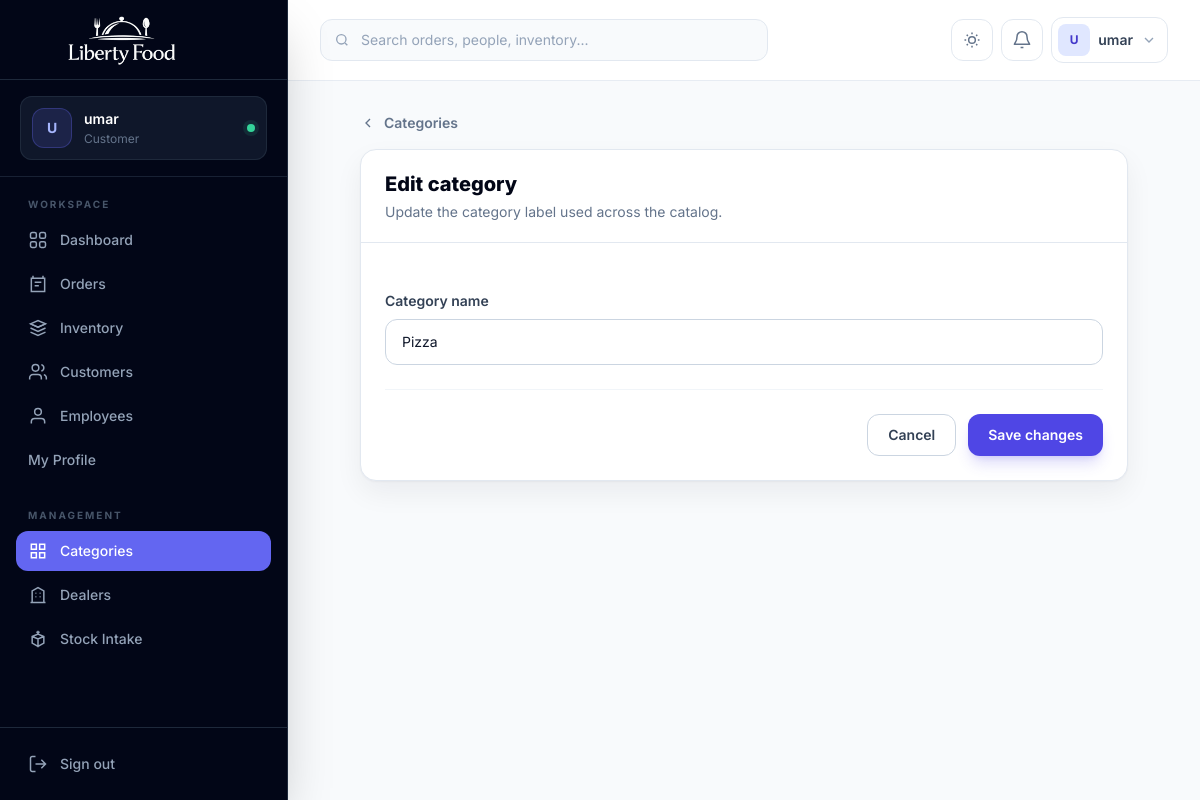
Page /categories/1/edit/ (signed in) on the committed database.
### accounts/models.py (models this page shows, shortened)
class CustomUser(AbstractUser):
    email = models.EmailField(unique=True)
    ROLE_CHOICES = (
        ('admin', 'Admin'),
        ('employee', 'Employee'),
        ('customer', 'Customer'),
    )
    role = models.CharField(
        max_length=20,
        choices=ROLE_CHOICES,
        default='customer'
    )
    phone = models.CharField(
        max_length=15,
        blank=True,
        null=True
    )
    profile_image = models.ImageField(
        upload_to='profiles/',
        blank=True,
        null=True
    )

### core_app/models.py (models this page shows, shortened)
class Category(models.Model):
    name = models.CharField(max_length=200)
    image = models.ImageField(upload_to='categories/', null=True, blank=True)
    status = models.BooleanField(default=True)

### core_app/views.py (the view)
# urls.py: path('categories/<int:pk>/edit/', views.category_edit, name='category_edit'),
@admin_required
def category_edit(request, pk):
    category = get_object_or_404(Category, pk=pk)
    if request.method == "POST":
        category.name = request.POST.get("name")
        category.save()
        return redirect("category_list")
    return render(request, "category_edit.html", {"category": category})

### accounts/decoraters.py (called while the page is built)
def is_admin(user):
    return user.is_authenticated and (user.is_superuser or user.role == "admin")

def role_required(*roles):
    def decorator(view_func):
        @login_required
        @wraps(view_func)
        def wrapper(request, *args, **kwargs):
            if is_admin(request.user) or request.user.role in roles:
                return view_func(request, *args, **kwargs)
            raise PermissionDenied("You do not have permission to access this page.")
        return wrapper
    return decorator

### templates/category_edit.html (shortened to what this page needs)
{% extends "base.html" %}
{% block content %}
<div class="mx-auto max-w-3xl">
  <a href="{% url 'category_list' %}" class="mb-4 inline-flex items-center gap-2 text-sm font-semibold text-slate-500 hover:text-indigo-600 dark:hover:text-indigo-400"><svg class="h-4 w-4" viewBox="0 0 24 24" fill="none" stroke="currentColor" stroke-width="2"><path d="m15 18-6-6 6-6"/></svg> Categories</a>
  <section class="overflow-hidden rounded-2xl border border-slate-200 bg-white shadow-soft dark:border-slate-800 dark:bg-slate-900">
    <div class="border-b border-slate-200 px-6 py-5 dark:border-slate-800"><h1 class="text-xl font-extrabold text-slate-950 dark:text-white">Edit category</h1><p class="mt-1 text-sm text-slate-500">Update the category label used across the catalog.</p></div>
    <form method="POST" class="space-y-6 p-6">
      <div><label for="name" class="mb-2 block text-sm font-semibold text-slate-700 dark:text-slate-200">Category name</label><input type="text" id="name" name="name" value="{{ category.name }}" required class="w-full rounded-xl border border-slate-300 bg-white px-4 py-3 text-sm text-slate-900 outline-none focus:border-indigo-500 focus:ring-4 focus:ring-indigo-500/10 dark:border-slate-700 dark:bg-slate-950 dark:text-white"></div>
      <div class="flex flex-col-reverse gap-3 border-t border-slate-100 pt-6 dark:border-slate-800 sm:flex-row sm:justify-end"><a href="{% url 'category_list' %}" class="inline-flex justify-center rounded-xl border border-slate-300 px-5 py-2.5 text-sm font-semibold text-slate-700 hover:bg-slate-50 dark:border-slate-700 dark:text-slate-200">Cancel</a><button type="submit" class="rounded-xl bg-indigo-600 px-5 py-2.5 text-sm font-semibold text-white shadow-lg shadow-indigo-600/20 hover:bg-indigo-700">Save changes</button></div>
    </form>
  </section>
</div>
{% endblock %}

### templates/base.html (shortened to what this page needs)
{% load static %}
<!DOCTYPE html>
<html lang="en" class="h-full scroll-smooth">
<head>
  <script src="https://cdn.tailwindcss.com"></script>
</head>
<body class="h-full bg-slate-50 font-sans text-slate-700 antialiased dark:bg-slate-950 dark:text-slate-300">
  <aside id="sidebar" class="fixed inset-y-0 left-0 z-50 flex w-72 -translate-x-full flex-col border-r border-slate-800 bg-slate-950 text-slate-300 shadow-2xl transition-transform duration-300 lg:translate-x-0">
    <div class="flex h-20 items-center gap-3 border-b border-slate-800 px-5">
      <a href="{% url 'home' %}" class="block h-16 w-52" aria-label="Liberty Food home">
        <img src="{% static 'liberty-food-logo-cropped.png' %}" alt="Liberty Food" class="h-full w-full object-contain">
      </a>
    </div>
    <div class="border-b border-slate-800/80 px-5 py-4">
      <div class="flex items-center gap-3 rounded-xl bg-slate-900 px-3 py-3 ring-1 ring-inset ring-slate-800">
        {% if request.user.profile_image %}
          <img src="{{ request.user.profile_image.url }}" alt="{{ request.user.username }}" class="h-10 w-10 rounded-xl object-cover ring-2 ring-indigo-500/40">
        {% else %}
          <div class="flex h-10 w-10 items-center justify-center rounded-xl bg-indigo-500/15 text-sm font-bold uppercase text-indigo-300 ring-1 ring-inset ring-indigo-500/30">
            {{ request.user.username|slice:":1" }}
          </div>
        {% endif %}
        <div class="min-w-0">
          <p class="truncate text-sm font-semibold text-white">{{ request.user.get_full_name|default:request.user.username }}</p>
          <p class="mt-0.5 truncate text-xs capitalize text-slate-500">{{ request.user.role|default:"Team member" }}</p>
        </div>
        <span class="ml-auto h-2 w-2 rounded-full bg-emerald-400 ring-4 ring-emerald-400/10" title="Online"></span>
      </div>
    </div>
    <nav class="flex-1 overflow-y-auto px-4 py-5" aria-label="Primary navigation">
      <p class="mb-2 px-3 text-[10px] font-bold uppercase tracking-[.2em] text-slate-600">Workspace</p>
      <div class="space-y-1">
        <a href="{% url 'home' %}" class="nav-link flex items-center gap-3 rounded-xl px-3 py-2.5 text-sm font-medium transition {% if request.resolver_match.url_name == 'home' %}bg-indigo-500 text-white shadow-lg shadow-indigo-950/30{% else %}text-slate-400 hover:bg-slate-900 hover:text-white{% endif %}">
          <svg class="h-5 w-5" viewBox="0 0 24 24" fill="none" stroke="currentColor" stroke-width="1.8"><rect x="3" y="3" width="7" height="7" rx="2"/><rect x="14" y="3" width="7" height="7" rx="2"/><rect x="3" y="14" width="7" height="7" rx="2"/><rect x="14" y="14" width="7" height="7" rx="2"/></svg>
          Dashboard
        </a>
        {% if request.user.role == 'admin' or request.user.is_superuser %}<a href="{% url 'order_list' %}" class="nav-link flex items-center gap-3 rounded-xl px-3 py-2.5 text-sm font-medium transition {% if 'order' in request.resolver_match.url_name %}bg-indigo-500 text-white shadow-lg shadow-indigo-950/30{% else %}text-slate-400 hover:bg-slate-900 hover:text-white{% endif %}">
          <svg class="h-5 w-5" viewBox="0 0 24 24" fill="none" stroke="currentColor" stroke-width="1.8"><path d="M6 2v4M18 2v4M4 5h16v16H4z"/><path d="M8 10h8M8 14h5"/></svg>
          Orders
        </a>
        <a href="{% url 'fooditem_list' %}" class="nav-link flex items-center gap-3 rounded-xl px-3 py-2.5 text-sm font-medium transition {% if 'fooditem' in request.resolver_match.url_name or request.resolver_match.url_name == 'food_quantity' %}bg-indigo-500 text-white shadow-lg shadow-indigo-950/30{% else %}text-slate-400 hover:bg-slate-900 hover:text-white{% endif %}">
          <svg class="h-5 w-5" viewBox="0 0 24 24" fill="none" stroke="currentColor" stroke-width="1.8"><path d="m3 7 9-4 9 4-9 4-9-4Z"/><path d="m3 7 9 4 9-4M3 12l9 4 9-4M3 17l9 4 9-4"/></svg>
          Inventory
        </a>
        <a href="{% url 'customer_list' %}" class="nav-link flex items-center gap-3 rounded-xl px-3 py-2.5 text-sm font-medium transition {% if 'customer' in request.resolver_match.url_name %}bg-indigo-500 text-white shadow-lg shadow-indigo-950/30{% else %}text-slate-400 hover:bg-slate-900 hover:text-white{% endif %}">
          <svg class="h-5 w-5" viewBox="0 0 24 24" fill="none" stroke="currentColor" stroke-width="1.8"><path d="M16 21v-2a4 4 0 0 0-4-4H6a4 4 0 0 0-4 4v2"/><circle cx="9" cy="7" r="4"/><path d="M22 21v-2a4 4 0 0 0-3-3.87M16 3.13a4 4 0 0 1 0 7.75"/></svg>
          Customers
        </a>
        <a href="{% url 'employee_list' %}" class="nav-link flex items-center gap-3 rounded-xl px-3 py-2.5 text-sm font-medium transition {% if 'employee' in request.resolver_match.url_name or 'salary' in request.resolver_match.url_name %}bg-indigo-500 text-white shadow-lg shadow-indigo-950/30{% else %}text-slate-400 hover:bg-slate-900 hover:text-white{% endif %}">
          <svg class="h-5 w-5" viewBox="0 0 24 24" fill="none" stroke="currentColor" stroke-width="1.8"><path d="M20 21v-2a4 4 0 0 0-4-4H8a4 4 0 0 0-4 4v2"/><circle cx="12" cy="7" r="4"/></svg>
          Employees
        </a>{% endif %}
        {% if request.user.role == 'employee' %}
          <a href="{% url 'profile' %}" class="nav-link flex items-center gap-3 rounded-xl px-3 py-2.5 text-sm font-medium text-slate-400 transition hover:bg-slate-900 hover:text-white">My Profile</a>
          <a href="{% url 'employee_detail' request.user.employee_profile.id %}" class="nav-link flex items-center gap-3 rounded-xl px-3 py-2.5 text-sm font-medium text-slate-400 transition hover:bg-slate-900 hover:text-white">My Salary</a>
          <a href="{% url 'my_transactions' %}" class="nav-link flex items-center gap-3 rounded-xl px-3 py-2.5 text-sm font-medium text-slate-400 transition hover:bg-slate-900 hover:text-white">Transaction History</a>
        {% elif request.user.role == 'customer' %}
          <a href="{% url 'profile' %}" class="nav-link flex items-center gap-3 rounded-xl px-3 py-2.5 text-sm font-medium text-slate-400 transition hover:bg-slate-900 hover:text-white">My Profile</a>
        {% endif %}
      </div>
      {% if request.user.role == 'admin' or request.user.is_superuser %}<p class="mb-2 mt-7 px-3 text-[10px] font-bold uppercase tracking-[.2em] text-slate-600">Management</p>
      <div class="space-y-1">
        <a href="{% url 'category_list' %}" class="nav-link flex items-center gap-3 rounded-xl px-3 py-2.5 text-sm font-medium transition {% if 'category' in request.resolver_match.url_name %}bg-indigo-500 text-white{% else %}text-slate-400 hover:bg-slate-900 hover:text-white{% endif %}">
          <svg class="h-5 w-5" viewBox="0 0 24 24" fill="none" stroke="currentColor" stroke-width="1.8"><path d="M4 4h6v6H4zM14 4h6v6h-6zM4 14h6v6H4zM14 14h6v6h-6z"/></svg>
          Categories
        </a>
        <a href="{% url 'dealer_list' %}" class="nav-link flex items-center gap-3 rounded-xl px-3 py-2.5 text-sm font-medium transition {% if 'dealer' in request.resolver_match.url_name %}bg-indigo-500 text-white{% else %}text-slate-400 hover:bg-slate-900 hover:text-white{% endif %}">
          <svg class="h-5 w-5" viewBox="0 0 24 24" fill="none" stroke="currentColor" stroke-width="1.8"><path d="M3 21h18M5 21V7l7-4 7 4v14M9 10h1M14 10h1M9 14h1M14 14h1"/></svg>
          Dealers
        </a>
        <a href="{% url 'food_quantity' %}" class="nav-link flex items-center gap-3 rounded-xl px-3 py-2.5 text-sm font-medium transition {% if request.resolver_match.url_name == 'food_quantity' %}bg-indigo-500 text-white{% else %}text-slate-400 hover:bg-slate-900 hover:text-white{% endif %}">
          <svg class="h-5 w-5" viewBox="0 0 24 24" fill="none" stroke="currentColor" stroke-width="1.8"><path d="M12 22V12M5 9l7 3 7-3M5 9l7-3 7 3v8l-7 4-7-4V9Z"/><path d="M12 2v4M10 4h4"/></svg>
          Stock Intake
        </a>
      </div>{% endif %}
    </nav>
    <div class="border-t border-slate-800 p-4">
      <a href="{% url 'logout' %}" class="flex items-center gap-3 rounded-xl px-3 py-2.5 text-sm font-medium text-slate-400 transition hover:bg-red-500/10 hover:text-red-400">
        <svg class="h-5 w-5" viewBox="0 0 24 24" fill="none" stroke="currentColor" stroke-width="1.8"><path d="M9 21H5a2 2 0 0 1-2-2V5a2 2 0 0 1 2-2h4M16 17l5-5-5-5M21 12H9"/></svg>
        Sign out
      </a>
    </div>
  </aside>
  <div id="app-main" class="min-h-full transition-all duration-300 lg:ml-72">
    <header id="topbar" class="sticky top-0 z-30 border-b border-slate-200/80 bg-white/90 backdrop-blur-xl dark:border-slate-800 dark:bg-slate-950/85">
      <div class="flex h-20 items-center gap-3 px-4 sm:px-6 lg:px-8">
        {% if request.user.role == 'admin' or request.user.is_superuser %}<form method="GET" action="{% url 'global_search' %}" class="relative hidden w-full max-w-md md:block">
          <input type="search" name="q" placeholder="Search orders, people, inventory..." class="w-full rounded-xl border border-slate-200 bg-slate-50 py-2.5 pl-10 pr-4 text-sm text-slate-900 outline-none transition placeholder:text-slate-400 focus:border-indigo-500 focus:ring-4 focus:ring-indigo-500/10 dark:border-slate-800 dark:bg-slate-900 dark:text-white">
        </form>{% endif %}
        <div class="ml-auto flex items-center gap-2">
          <button id="theme-toggle" type="button" class="rounded-xl border border-slate-200 p-2.5 text-slate-500 transition hover:border-indigo-200 hover:bg-indigo-50 hover:text-indigo-600 dark:border-slate-800 dark:text-slate-400 dark:hover:border-indigo-900 dark:hover:bg-indigo-950/50 dark:hover:text-indigo-400" aria-label="Toggle color theme">
            <svg class="h-5 w-5 dark:hidden" viewBox="0 0 24 24" fill="none" stroke="currentColor" stroke-width="1.8"><path d="M12 3v2M12 19v2M3 12h2M19 12h2M5.64 5.64l1.42 1.42M16.94 16.94l1.42 1.42M18.36 5.64l-1.42 1.42M7.06 16.94l-1.42 1.42"/><circle cx="12" cy="12" r="4"/></svg>
          </button>
          <div class="relative">
            <button id="notification-trigger" type="button" class="relative rounded-xl border border-slate-200 p-2.5 text-slate-500 transition hover:bg-slate-50 dark:border-slate-800 dark:text-slate-400 dark:hover:bg-slate-900" aria-label="Notifications" aria-expanded="false">
              <svg class="h-5 w-5" viewBox="0 0 24 24" fill="none" stroke="currentColor" stroke-width="1.8"><path d="M18 8a6 6 0 0 0-12 0c0 7-3 7-3 9h18c0-2-3-2-3-9M13.7 21h-3.4"/></svg>
            </button>
          </div>
          <div class="relative">
            <button id="profile-trigger" type="button" class="flex items-center gap-2 rounded-xl border border-slate-200 bg-white p-1.5 pr-2.5 transition hover:bg-slate-50 dark:border-slate-800 dark:bg-slate-900 dark:hover:bg-slate-800" aria-expanded="false">
              {% if request.user.profile_image %}
                <img src="{{ request.user.profile_image.url }}" alt="" class="h-8 w-8 rounded-lg object-cover">
              {% else %}
                <span class="flex h-8 w-8 items-center justify-center rounded-lg bg-indigo-100 text-xs font-bold uppercase text-indigo-700 dark:bg-indigo-500/15 dark:text-indigo-300">{{ request.user.username|slice:":1" }}</span>
              {% endif %}
              <span class="hidden max-w-32 truncate text-sm font-semibold text-slate-700 dark:text-slate-200 sm:block">{{ request.user.get_full_name|default:request.user.username }}</span>
              <svg class="hidden h-4 w-4 text-slate-400 sm:block" viewBox="0 0 24 24" fill="none" stroke="currentColor" stroke-width="2"><path d="m6 9 6 6 6-6"/></svg>
            </button>
          </div>
        </div>
      </div>
    </header>
    <main class="px-4 py-6 sm:px-6 lg:px-8 lg:py-8">
      <div class="mx-auto max-w-[1600px]">
        {% block content %}{% endblock %}
      </div>
    </main>
  </div>
</body>
</html>

### templates/base.html (style rules this page uses)
* { scrollbar-width: thin; scrollbar-color: #94a3b8 transparent; }
.nav-link svg, .action-icon svg { pointer-events: none; }

### rows in the picture
CustomUser: user.username "U", user.get_full_name "umar", user.role "Customer"
Category: name "Pizza"
